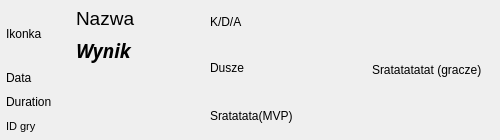
<?xml version="1.0" encoding="UTF-8"?>
<ui version="4.0">
 <class>Form_Game</class>
 <widget class="QWidget" name="Form_Game">
  <property name="geometry">
   <rect>
    <x>0</x>
    <y>0</y>
    <width>500</width>
    <height>140</height>
   </rect>
  </property>
  <property name="sizePolicy">
   <sizepolicy hsizetype="Fixed" vsizetype="Fixed">
    <horstretch>0</horstretch>
    <verstretch>0</verstretch>
   </sizepolicy>
  </property>
  <property name="minimumSize">
   <size>
    <width>500</width>
    <height>140</height>
   </size>
  </property>
  <property name="maximumSize">
   <size>
    <width>500</width>
    <height>140</height>
   </size>
  </property>
  <property name="windowTitle">
   <string>Form</string>
  </property>
  <layout class="QHBoxLayout" name="horizontalLayout">
   <property name="spacing">
    <number>6</number>
   </property>
   <property name="leftMargin">
    <number>0</number>
   </property>
   <property name="topMargin">
    <number>2</number>
   </property>
   <property name="rightMargin">
    <number>0</number>
   </property>
   <property name="bottomMargin">
    <number>2</number>
   </property>
   <item>
    <layout class="QGridLayout" name="gridLayout">
     <property name="leftMargin">
      <number>6</number>
     </property>
     <property name="spacing">
      <number>0</number>
     </property>
     <item row="0" column="0">
      <widget class="QLabel" name="label_heroicon">
       <property name="sizePolicy">
        <sizepolicy hsizetype="Fixed" vsizetype="Fixed">
         <horstretch>0</horstretch>
         <verstretch>0</verstretch>
        </sizepolicy>
       </property>
       <property name="minimumSize">
        <size>
         <width>64</width>
         <height>64</height>
        </size>
       </property>
       <property name="maximumSize">
        <size>
         <width>64</width>
         <height>64</height>
        </size>
       </property>
       <property name="baseSize">
        <size>
         <width>64</width>
         <height>64</height>
        </size>
       </property>
       <property name="text">
        <string>Ikonka</string>
       </property>
      </widget>
     </item>
     <item row="0" column="1">
      <layout class="QVBoxLayout" name="verticalLayout_3">
       <property name="leftMargin">
        <number>6</number>
       </property>
       <item>
        <widget class="QLabel" name="label_heroname">
         <property name="sizePolicy">
          <sizepolicy hsizetype="Fixed" vsizetype="Fixed">
           <horstretch>0</horstretch>
           <verstretch>0</verstretch>
          </sizepolicy>
         </property>
         <property name="minimumSize">
          <size>
           <width>128</width>
           <height>32</height>
          </size>
         </property>
         <property name="maximumSize">
          <size>
           <width>128</width>
           <height>32</height>
          </size>
         </property>
         <property name="baseSize">
          <size>
           <width>64</width>
           <height>32</height>
          </size>
         </property>
         <property name="font">
          <font>
           <pointsize>14</pointsize>
          </font>
         </property>
         <property name="text">
          <string>Nazwa</string>
         </property>
        </widget>
       </item>
       <item>
        <widget class="QLabel" name="label_wynik">
         <property name="sizePolicy">
          <sizepolicy hsizetype="Fixed" vsizetype="Fixed">
           <horstretch>0</horstretch>
           <verstretch>0</verstretch>
          </sizepolicy>
         </property>
         <property name="minimumSize">
          <size>
           <width>128</width>
           <height>32</height>
          </size>
         </property>
         <property name="maximumSize">
          <size>
           <width>128</width>
           <height>32</height>
          </size>
         </property>
         <property name="baseSize">
          <size>
           <width>32</width>
           <height>64</height>
          </size>
         </property>
         <property name="font">
          <font>
           <family>VALVE Oracle</family>
           <pointsize>14</pointsize>
           <italic>true</italic>
           <bold>true</bold>
          </font>
         </property>
         <property name="text">
          <string>Wynik</string>
         </property>
         <property name="textFormat">
          <enum>Qt::TextFormat::PlainText</enum>
         </property>
        </widget>
       </item>
      </layout>
     </item>
     <item row="1" column="0" colspan="2">
      <layout class="QVBoxLayout" name="verticalLayout_4">
       <property name="leftMargin">
        <number>0</number>
       </property>
       <item>
        <widget class="QLabel" name="label_data">
         <property name="text">
          <string>Data</string>
         </property>
        </widget>
       </item>
       <item>
        <widget class="QLabel" name="label_duration">
         <property name="text">
          <string>Duration</string>
         </property>
        </widget>
       </item>
       <item>
        <widget class="QLabel" name="label_idgry">
         <property name="font">
          <font>
           <pointsize>8</pointsize>
          </font>
         </property>
         <property name="text">
          <string>ID gry</string>
         </property>
        </widget>
       </item>
      </layout>
     </item>
    </layout>
   </item>
   <item>
    <layout class="QVBoxLayout" name="verticalLayout_5">
     <item>
      <widget class="QLabel" name="label_KDA">
       <property name="sizePolicy">
        <sizepolicy hsizetype="Fixed" vsizetype="Fixed">
         <horstretch>0</horstretch>
         <verstretch>0</verstretch>
        </sizepolicy>
       </property>
       <property name="minimumSize">
        <size>
         <width>128</width>
         <height>40</height>
        </size>
       </property>
       <property name="maximumSize">
        <size>
         <width>128</width>
         <height>40</height>
        </size>
       </property>
       <property name="text">
        <string>K/D/A</string>
       </property>
      </widget>
     </item>
     <item>
      <widget class="QLabel" name="label_Dusze">
       <property name="sizePolicy">
        <sizepolicy hsizetype="Fixed" vsizetype="Fixed">
         <horstretch>0</horstretch>
         <verstretch>0</verstretch>
        </sizepolicy>
       </property>
       <property name="minimumSize">
        <size>
         <width>128</width>
         <height>40</height>
        </size>
       </property>
       <property name="maximumSize">
        <size>
         <width>128</width>
         <height>40</height>
        </size>
       </property>
       <property name="text">
        <string>Dusze</string>
       </property>
      </widget>
     </item>
     <item>
      <widget class="QLabel" name="label_MVP">
       <property name="text">
        <string>Sratatata(MVP)</string>
       </property>
      </widget>
     </item>
    </layout>
   </item>
   <item>
    <widget class="QLabel" name="label_Gracze">
     <property name="sizePolicy">
      <sizepolicy hsizetype="Fixed" vsizetype="Fixed">
       <horstretch>0</horstretch>
       <verstretch>0</verstretch>
      </sizepolicy>
     </property>
     <property name="minimumSize">
      <size>
       <width>128</width>
       <height>128</height>
      </size>
     </property>
     <property name="maximumSize">
      <size>
       <width>128</width>
       <height>128</height>
      </size>
     </property>
     <property name="text">
      <string>Sratatatatat (gracze)</string>
     </property>
    </widget>
   </item>
  </layout>
 </widget>
 <resources/>
 <connections/>
</ui>
